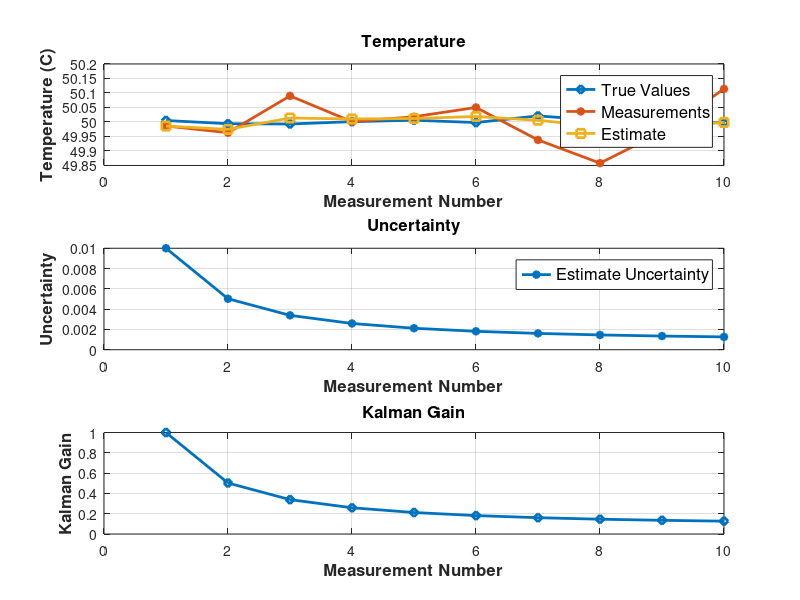
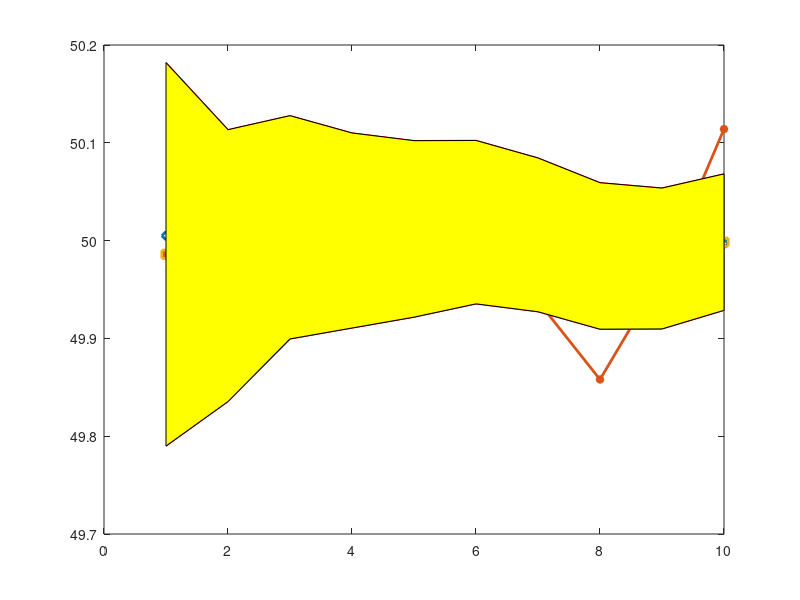

Reproduce these figures in MATLAB, in order. (Note: this script raises an error after producing the figures.)
clc, close all, clear all;

T_true = 50;
z_true = [49.979 50.025 50 50.003 49.994 50.002 49.999 50.006 49.998 49.991];
z_true = [50.005 49.994 49.993 50.001 50.006 49.998 50.021 50.005 50 49.997]; % new values

% Measurements vector
z = [49.95 49.967 50.1 50.106 49.992 49.819 49.933 50.007 50.023 49.99];
z = [49.986 49.963 50.09 50.001 50.018 50.05 49.938 49.858 49.965 50.114];

% Measurement uncertainty 
sigma_std = 0.1; 
r = sigma_std^2;

% process noise variance
q = 0.0001;

%% ITERATION ZERO

% Initialization 

T_estimate = 10;                % Estimated Temperature
uncertainity_estimate = 10000;    % Estimate uncertainty with std. σ = 100

% Prediction at Iteration Zero
T_estimate_pred(1,1) = T_estimate;   % Since Dynamic Model is constant
uncertainity_estimate_pred(1,1) = uncertainity_estimate + q; % The extrapolated estimate uncertainty (variance) also doesn’t change

for ii = 1:length(z)
    
%   1) Measure
    z_n = z(ii); % New Measurement
    r_n = r;     % Measurement uncertainty
    
    
    % Kalman gain
    K(ii) = uncertainity_estimate_pred(1,ii) / (uncertainity_estimate_pred(1,ii) + r_n);
    
    
%   3) State Update
    T_estimate_current(ii)    = T_estimate_pred(1,ii) + K(ii)*(z(ii) - T_estimate_pred(1,ii)); %Estimating the current state
    uncertainity_estimate_current(ii) = (1-K(ii))* uncertainity_estimate_pred(1,ii); %Current estimate uncertainty
    
    % Prediction Updates
    T_estimate_pred(1, ii+1) = T_estimate_current (ii);
    uncertainity_estimate_pred(1,ii+1) = uncertainity_estimate_current(ii) + q;
end

x = 1:length(z);

figure();

subplot(3,1,1);
plot(x, z_true, '-d', 'LineWidth', 2);
hold on;
plot(x, z, '-*', 'LineWidth', 2);

plot(x, T_estimate_current, '-s', 'LineWidth', 2);
% plot([0], T_estimate, 'd', 'LineWidth', 4);

xlabel('Measurement Number', 'FontSize', 12, 'FontWeight', 'Bold');
ylabel('Temperature (C)', 'FontSize', 12, 'FontWeight', 'Bold');
grid on;
legend('True Values', 'Measurements', 'Estimate', 'FontSize', 12, 'Location', 'NorthEast');
title('Temperature', 'FontSize', 12, 'FontWeight', 'Bold');


subplot(3,1,2);
% plot(x, ones(1,length(z))*r, '-d', 'LineWidth', 2);
% hold on;
plot(x, uncertainity_estimate_current, '-*', 'LineWidth', 2);

% plot(x, h_estimate_current, '-s', 'LineWidth', 2);
% plot([0], uncertainity_estimate, 'd', 'LineWidth', 4);

xlabel('Measurement Number', 'FontSize', 12, 'FontWeight', 'Bold');
ylabel('Uncertainty', 'FontSize', 12, 'FontWeight', 'Bold');
grid on;
legend('Estimate Uncertainty', 'FontSize', 12, 'Location', 'NorthEast');
title('Uncertainty', 'FontSize', 12, 'FontWeight', 'Bold');

subplot(3,1,3);

plot(x, K, '-d', 'LineWidth', 2);
xlabel('Measurement Number', 'FontSize', 12, 'FontWeight', 'Bold');
ylabel('Kalman Gain', 'FontSize', 12, 'FontWeight', 'Bold');
grid on;
title('Kalman Gain', 'FontSize', 12, 'FontWeight', 'Bold');


%%
figure;

p1 = plot(x, z_true, '-d', 'LineWidth', 2);
hold on;
p2 = plot(x, z, '-*', 'LineWidth', 2);
p3 = plot(x, T_estimate_current, '-s', 'LineWidth', 2);
% 95% Confidence Interval

CI = 95;
temp = (1 - CI/100)/2;

low = T_estimate_current - norminv(temp)*sqrt(uncertainity_estimate_current);
up  = T_estimate_current + norminv(temp)*sqrt(uncertainity_estimate_current);

plot(x, low, 'r', 'LineWidth',1);
plot(x, up, 'r', 'LineWidth',1);
x2 = [x, fliplr(x)];
inBetween = [low, fliplr(up)];
p4 = patch(x2, inBetween, 'y');
%legend(p1,'Area 1')
alpha(0.25)
grid on;

xlabel('Measurement Number', 'FontSize', 12, 'FontWeight', 'Bold');
ylabel('Height (m)', 'FontSize', 12, 'FontWeight', 'Bold');
grid on;
%legend('True Values', 'Estimates', 'FontSize', 12, 'Location', 'NorthEast');
legend([p1 p2 p3 p4],'True Values', 'Measurements', 'Estimate','95% Confidence Interval')
%title('Building Height - 95% Confidence Interval of the Estimates', 'FontSize', 12, 'FontWeight', 'Bold');
